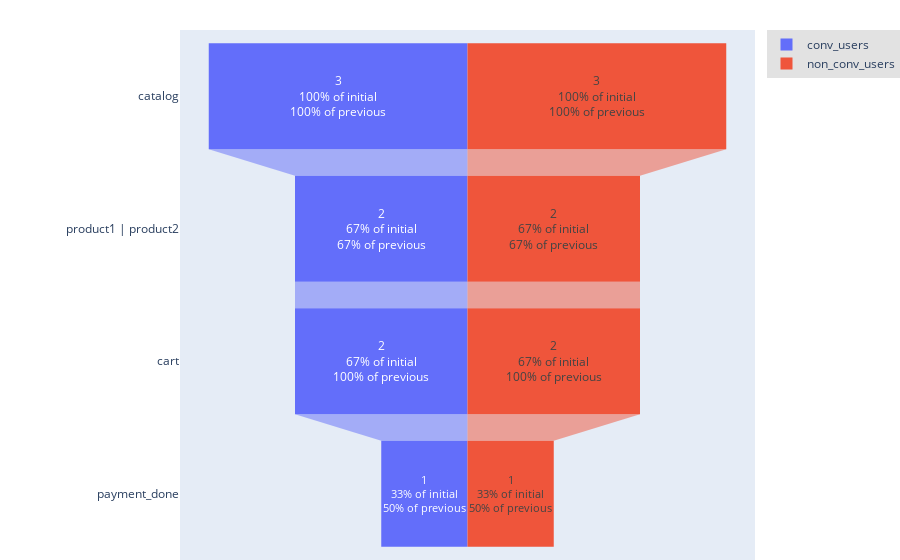

Write notebook code for a chart like this one.
### Code cell
source.funnel(
    stages=['catalog', ['product1', 'product2'], 'cart', 'payment_done'],
    # stages_names=['catalog', 'product', 'cart', 'payment_done'],
    segments=(conv_users, non_conv_users),
    segments_names=['conv_users', 'non_conv_users'],
    funnel_type='closed',
    sequence=True
)

### Figure 1 — Plotly figure (JSON) as saved in the notebook; plotly's stock layout.template omitted (floating-point values rounded to 4 significant figures)
{"data": [{"name": "conv_users", "textinfo": "value+percent initial+percent previous", "x": [3, 2, 2, 1], "y": ["catalog", "product1 | product2", "cart", "payment_done"], "type": "funnel"}, {"name": "non_conv_users", "textinfo": "value+percent initial+percent previous", "x": [3, 2, 2, 1], "y": ["catalog", "product1 | product2", "cart", "payment_done"], "type": "funnel"}], "layout": {"funnelmode": "stack", "hovermode": "closest", "legend": {"bgcolor": "#E2E2E2", "font": {"size": 12}, "orientation": "v", "xanchor": "left"}, "margin": {"b": 0, "l": 180, "pad": 0, "r": 0, "t": 30}, "showlegend": true}}
